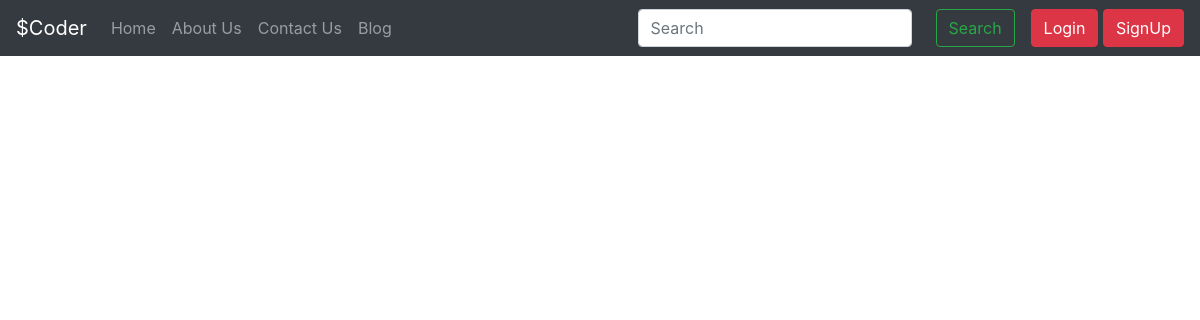
Page /blog/first-post on the earlier database version.
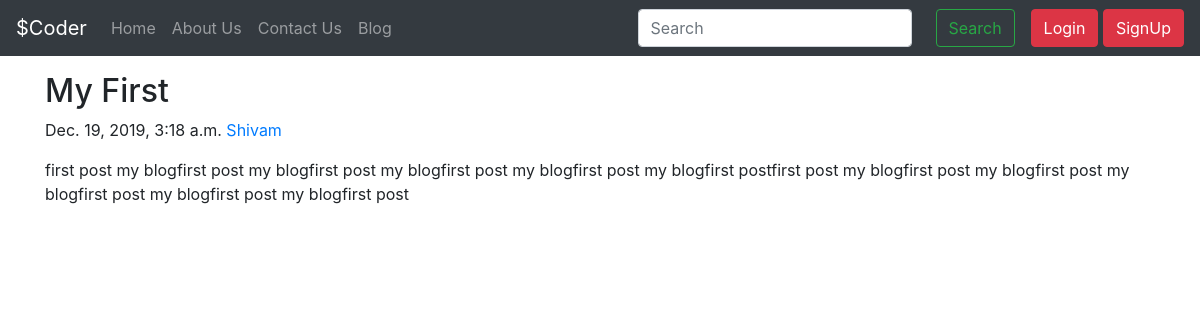
Same page on the later database version.
### blog/models.py (models this page shows, shortened)
class POST(models.Model):
    sno = models.AutoField(primary_key=True)
    title = models.CharField(max_length=100)
    content = models.CharField(max_length=1000)
    author = models.CharField(max_length=20)
    slug = models.CharField(max_length=120)
    timeStamp = models.DateTimeField(blank=True)

### blog/views.py (the view)
# urls.py: path('<str:slug>',views.blogPost, name='blogPost'),
def blogPost(request, slug):
    post = POST.objects.filter(slug=slug).first()
    context= {'post':post}
    return render(request, 'blog/blogpost.html', context)

### templates/blog/blogpost.html (shortened to what this page needs)
{% extends 'base.html' %}
 {% block body %}
 <div class="container my-3">
        <h2 class="blog-post-title">{{post.title}}</h2>
        <p class="blog-post-meta">{{post.timeStamp}} <a href="\about">{{post.author}}</a></p>
        <p>{{post.content}}</p>
      </div>
 {% endblock body %}

Differences in the rows shown:
added POST: title "My First", timeStamp "Dec. 19, 2019, 3:18 a.m.", author "Shivam", content "first post my blogfirst post my blogfirst post my blogfirst post my blogfirst post my blogfirst postfirst post my blogfirst post my blogfirst post my blogfirst post my blogfirst post my blogfirst post"
